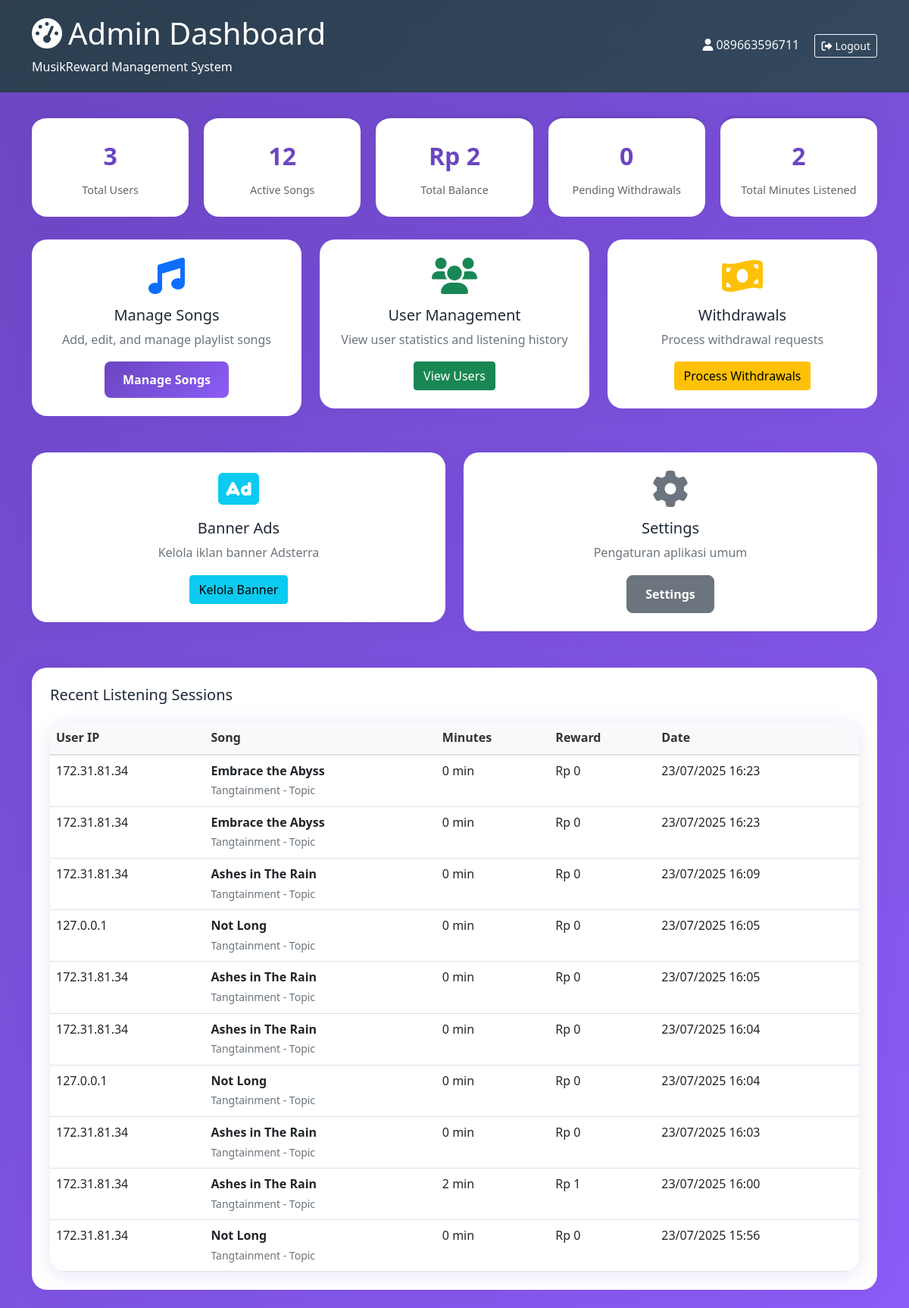
Before: /admin/index.php (signed in) with the older database file.
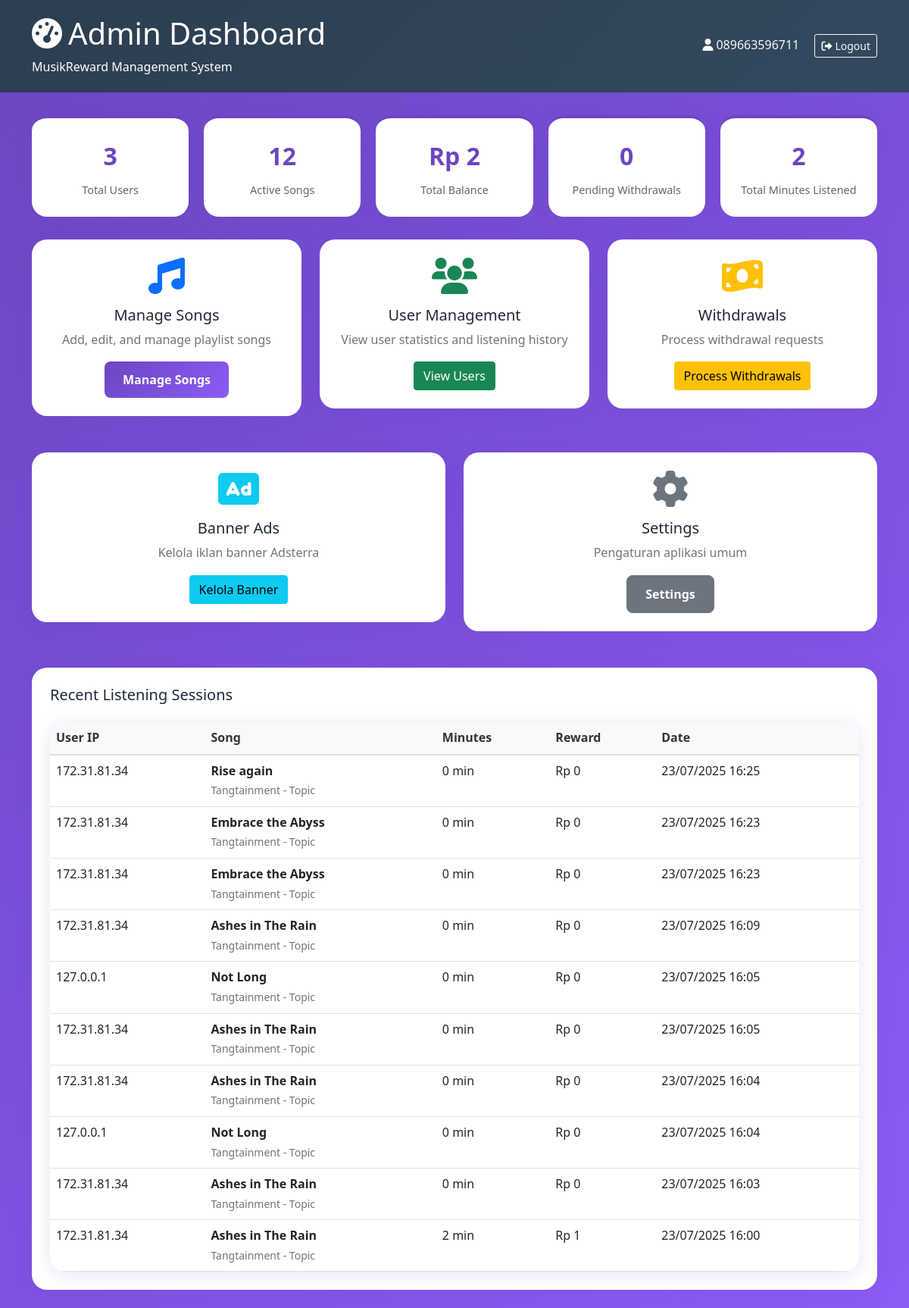
After: the same page with the newer database file.
### tables this page shows
CREATE TABLE listening_sessions (
            id INTEGER PRIMARY KEY AUTOINCREMENT,
            user_ip TEXT NOT NULL,
            song_id INTEGER NOT NULL,
            minutes_listened INTEGER DEFAULT 0,
            reward_earned REAL DEFAULT 0.00,
            completed INTEGER DEFAULT 0,
            created_at DATETIME DEFAULT CURRENT_TIMESTAMP,
            FOREIGN KEY (song_id) REFERENCES songs(id)
        );

CREATE TABLE songs (
            id INTEGER PRIMARY KEY AUTOINCREMENT,
            youtube_id TEXT NOT NULL,
            title TEXT NOT NULL,
            artist TEXT NOT NULL,
            thumbnail_url TEXT,
            duration INTEGER DEFAULT 0,
            is_active INTEGER DEFAULT 1,
            created_at DATETIME DEFAULT CURRENT_TIMESTAMP
        );

### admin/index.php (the view, shortened to what this page needs)
<?php
require_once '../config/database.php';
$stmt = $pdo->query("SELECT COUNT(*) as total_users FROM users");
$totalUsers = $stmt->fetch()['total_users'];
$stmt = $pdo->query("SELECT COUNT(*) as total_songs FROM songs WHERE is_active = 1");
$totalSongs = $stmt->fetch()['total_songs'];
$stmt = $pdo->query("SELECT SUM(balance) as total_balance FROM users");
$totalBalance = $stmt->fetch()['total_balance'] ?: 0;
$stmt = $pdo->query("SELECT COUNT(*) as pending_withdrawals FROM withdrawals WHERE status = 'pending'");
$pendingWithdrawals = $stmt->fetch()['pending_withdrawals'];
$stmt = $pdo->query("SELECT SUM(minutes_listened) as total_minutes FROM listening_sessions");
$totalMinutes = $stmt->fetch()['total_minutes'] ?: 0;
?>
<!DOCTYPE html>
<html lang="id">
<head>
    <link href="https://cdn.jsdelivr.net/npm/bootstrap@5.1.3/dist/css/bootstrap.min.css" rel="stylesheet">
    <link href="https://cdnjs.cloudflare.com/ajax/libs/font-awesome/6.0.0/css/all.min.css" rel="stylesheet">
    <link href="../assets/css/style.css" rel="stylesheet">
</head>
<body>
    <div class="admin-header">
        <div class="container">
            <div class="d-flex justify-content-between align-items-center">
                <div>
                    <h1><i class="fas fa-tachometer-alt me-2"></i>Admin Dashboard</h1>
                    <p class="mb-0">MusikReward Management System</p>
                </div>
                <div>
                    <span class="text-light me-3">
                        <i class="fas fa-user me-1"></i><?= htmlspecialchars($_SESSION['admin_username']) ?>
                    </span>
                    <a href="?logout=1" class="btn btn-outline-light btn-sm">
                        <i class="fas fa-sign-out-alt me-1"></i>Logout
                    </a>
                </div>
            </div>
        </div>
    </div>
    <div class="container">
        <div class="stats-grid">
            <div class="stat-card">
                <div class="stat-number"><?= number_format($totalUsers) ?></div>
                <div class="stat-label">Total Users</div>
            </div>
            <div class="stat-card">
                <div class="stat-number"><?= number_format($totalSongs) ?></div>
                <div class="stat-label">Active Songs</div>
            </div>
            <div class="stat-card">
                <div class="stat-number">Rp <?= number_format($totalBalance, 0, ',', '.') ?></div>
                <div class="stat-label">Total Balance</div>
            </div>
            <div class="stat-card">
                <div class="stat-number"><?= number_format($pendingWithdrawals) ?></div>
                <div class="stat-label">Pending Withdrawals</div>
            </div>
            <div class="stat-card">
                <div class="stat-number"><?= number_format($totalMinutes) ?></div>
                <div class="stat-label">Total Minutes Listened</div>
            </div>
        </div>
        <div class="row">
            <div class="col-md-4 mb-4">
                <div class="admin-card text-center">
                    <i class="fas fa-music text-primary mb-3" style="font-size: 3rem;"></i>
                    <h5>Manage Songs</h5>
                    <p class="text-muted">Add, edit, and manage playlist songs</p>
                    <a href="songs.php" class="btn btn-primary">Manage Songs</a>
                </div>
            </div>
            <div class="col-md-4 mb-4">
                <div class="admin-card text-center">
                    <i class="fas fa-users text-success mb-3" style="font-size: 3rem;"></i>
                    <h5>User Management</h5>
                    <p class="text-muted">View user statistics and listening history</p>
                    <a href="users.php" class="btn btn-success">View Users</a>
                </div>
            </div>
            <div class="col-md-4 mb-4">
                <div class="admin-card text-center">
                    <i class="fas fa-money-bill-wave text-warning mb-3" style="font-size: 3rem;"></i>
                    <h5>Withdrawals</h5>
                    <p class="text-muted">Process withdrawal requests</p>
                    <a href="withdrawals.php" class="btn btn-warning">Process Withdrawals</a>
                </div>
            </div>
        </div>
        <div class="row">
            <div class="col-md-6 mb-4">
                <div class="admin-card text-center">
                    <i class="fas fa-ad text-info mb-3" style="font-size: 3rem;"></i>
                    <h5>Banner Ads</h5>
                    <p class="text-muted">Kelola iklan banner Adsterra</p>
                    <a href="banner_ads.php" class="btn btn-info">Kelola Banner</a>
                </div>
            </div>
            <div class="col-md-6 mb-4">
                <div class="admin-card text-center">
                    <i class="fas fa-cog text-secondary mb-3" style="font-size: 3rem;"></i>
                    <h5>Settings</h5>
                    <p class="text-muted">Pengaturan aplikasi umum</p>
                    <a href="#" class="btn btn-secondary">Settings</a>
                </div>
            </div>
        </div>
        <div class="admin-card">
            <h5 class="mb-4">Recent Listening Sessions</h5>
            <div class="table-responsive">
                <table class="table">
                    <thead>
                        <tr>
                            <th>User IP</th>
                            <th>Song</th>
                            <th>Minutes</th>
                            <th>Reward</th>
                            <th>Date</th>
                        </tr>
                    </thead>
                    <tbody>
                        <?php
                        $stmt = $pdo->query("
                            SELECT ls.*, s.title, s.artist
                            FROM listening_sessions ls
                            JOIN songs s ON ls.song_id = s.id
                            ORDER BY ls.created_at DESC
                            LIMIT 10
                        ");
                        $sessions = $stmt->fetchAll();
                        foreach ($sessions as $session): ?>
                        <tr>
                            <td><?= htmlspecialchars($session['user_ip']) ?></td>
                            <td>
                                <strong><?= htmlspecialchars($session['title']) ?></strong><br>
                                <small class="text-muted"><?= htmlspecialchars($session['artist']) ?></small>
                            </td>
                            <td><?= $session['minutes_listened'] ?> min</td>
                            <td>Rp <?= number_format($session['reward_earned'], 0, ',', '.') ?></td>
                            <td><?= date('d/m/Y H:i', strtotime($session['created_at'])) ?></td>
                        </tr>
                        <?php endforeach; ?>
                    </tbody>
                </table>
            </div>
        </div>
    </div>
</body>
</html>

### assets/css/style.css (style rules this page uses)
:root { --primary-color: #6B46C1; --secondary-color: #8B5CF6; --tertiary-color: #3B82F6; --accent-color: #92400E; --success-color: #10B981; --background-color: #F8FAFC; --wave-gradient: linear-gradient(135deg, #6B46C1 0%, #8B5CF6 25%, #3B82F6 50%, #92400E 75%, #6B46C1 100%); --card-shadow: 0 4px 25px rgba(107, 70, 193, 0.15); --border-radius: 20px; }
* { margin: 0; padding: 0; box-sizing: border-box; }
body { font-family: 'Segoe UI', Tahoma, Geneva, Verdana, sans-serif; background: var(--wave-gradient); background-size: 400% 400%; animation: waveAnimation 15s ease-in-out infinite; line-height: 1.6; color: #1F2937; min-height: 100vh; }
.btn-primary { background: linear-gradient(135deg, var(--primary-color), var(--secondary-color)); border: none; border-radius: 8px; padding: 12px 24px; font-weight: 600; transition: all 0.3s ease; }
.btn-secondary { border-radius: 8px; padding: 12px 24px; font-weight: 600; }
.admin-header { background: linear-gradient(135deg, #2C3E50, #34495E); color: white; padding: 20px; margin-bottom: 30px; }
.admin-card { background: white; border-radius: var(--border-radius); box-shadow: var(--card-shadow); padding: 24px; margin-bottom: 24px; }
.stats-grid { display: grid; grid-template-columns: repeat(auto-fit, minmax(200px, 1fr)); gap: 20px; margin-bottom: 30px; }
.stat-card { background: white; border-radius: var(--border-radius); padding: 24px; text-align: center; box-shadow: var(--card-shadow); border-top: 4px solid var(--primary-color); }
.stat-number { font-size: 2rem; font-weight: bold; color: var(--primary-color); margin-bottom: 8px; }
.stat-label { color: #666; font-size: 0.9rem; }
.table-responsive { border-radius: var(--border-radius); overflow: hidden; box-shadow: var(--card-shadow); }
.table { margin-bottom: 0; }
.table thead th { background-color: #F8F9FA; border-bottom: 2px solid #E0E0E0; font-weight: 600; color: #333; }

Changed rows visible on the page:
no longer on this page (row unchanged): listening_sessions: user_ip "172.31.81.34", song.title "Not Long", song.artist "Tangtainment - Topic", minutes_listened "0", reward_earned "0", created_at "23/07/2025 15:56"
added listening_sessions: user_ip "172.31.81.34", song.title "Rise again", song.artist "Tangtainment - Topic", minutes_listened "0", reward_earned "0", created_at "23/07/2025 16:25"
